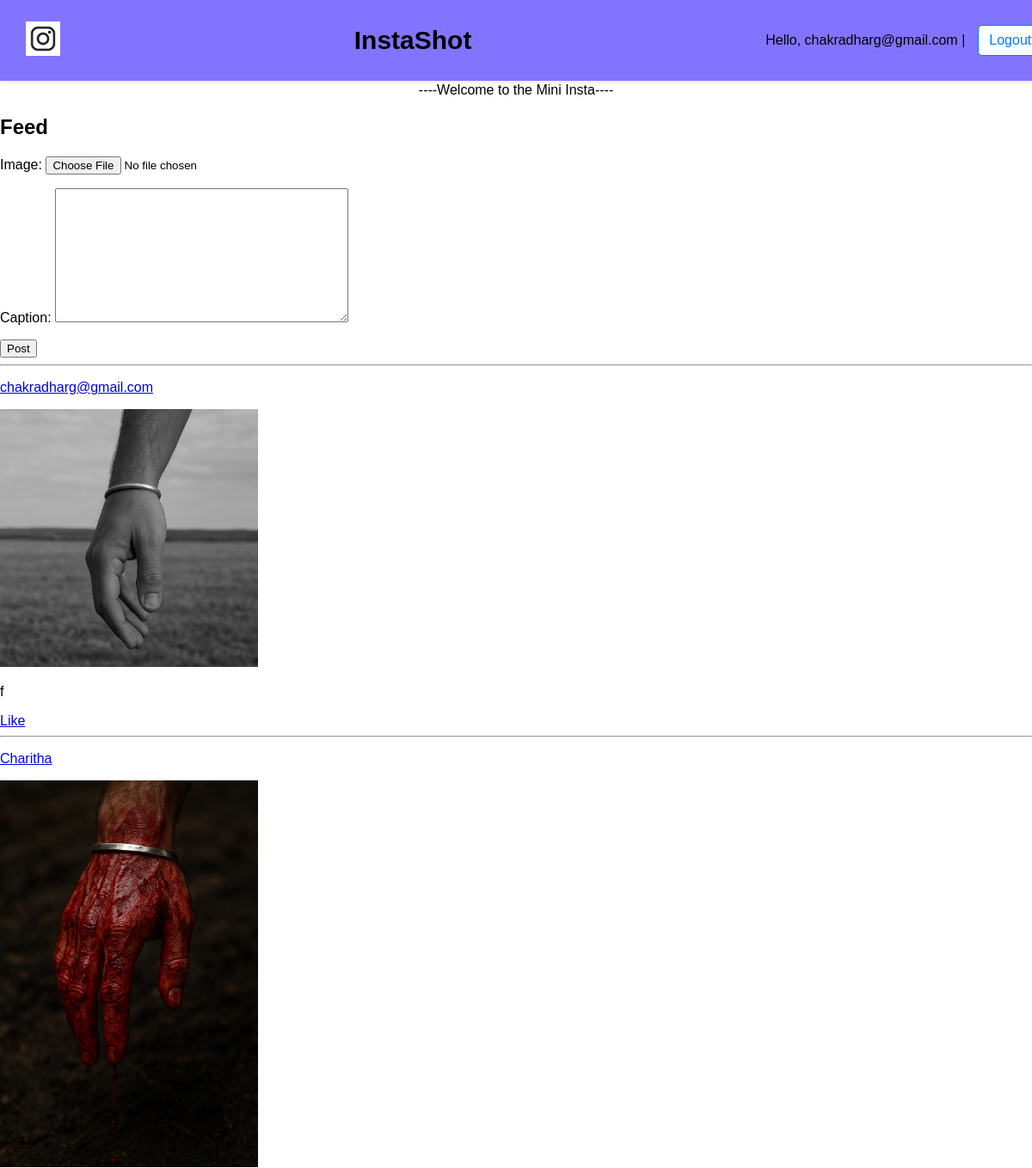
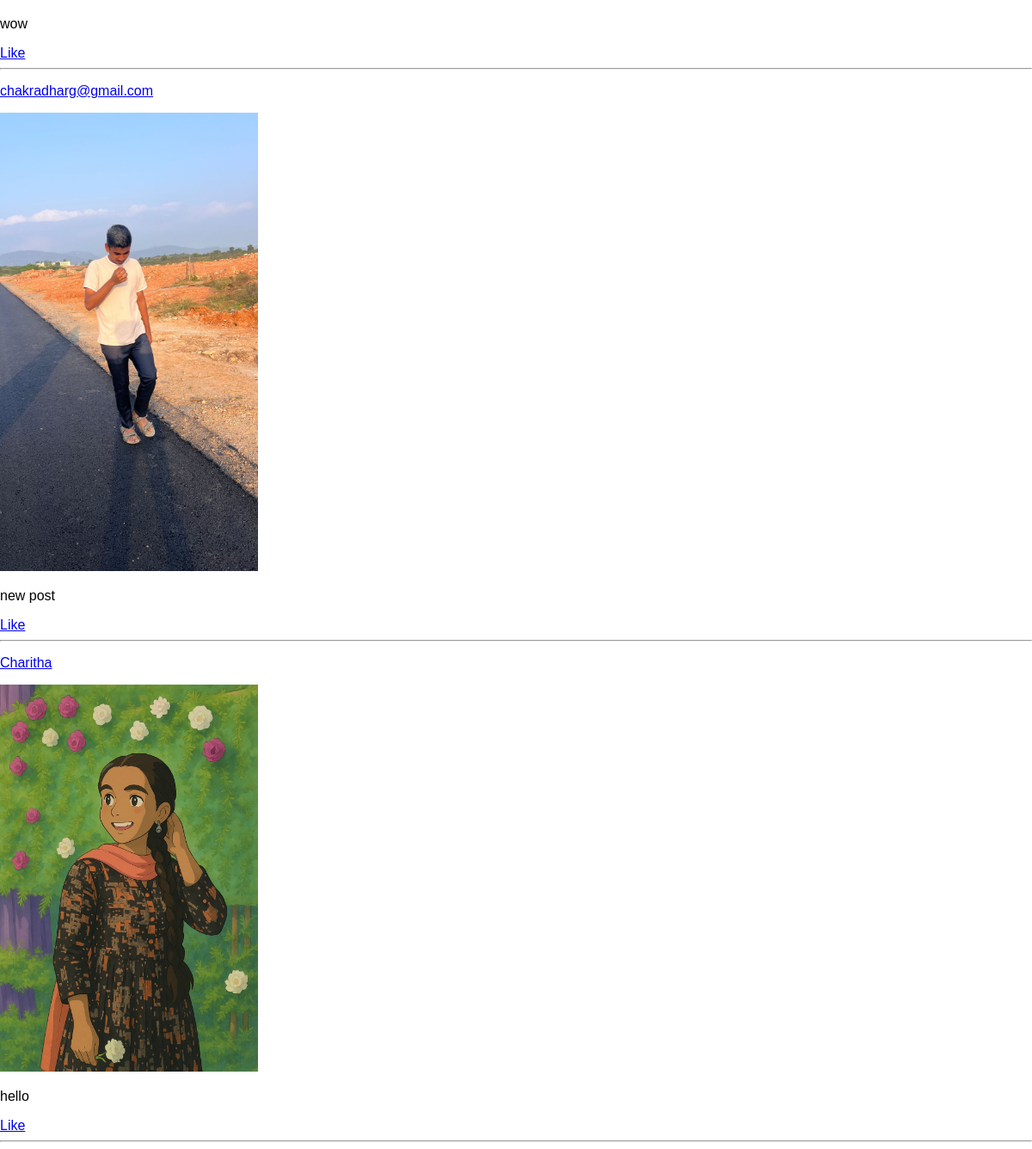
/index/ (signed in), run on the app's committed database (2 pictures, top to bottom).
### core/models.py (models this page shows, shortened)
class Post(models.Model):
    user = models.ForeignKey(User, on_delete=models.CASCADE)
    image = models.ImageField(upload_to='posts/')
    caption = models.TextField(blank=True)
    created = models.DateTimeField(auto_now_add=True)

### core/views.py (the view)
# urls.py: path('index/', views.index, name='index'),
@login_required
def index(request):
    posts = Post.objects.all().order_by('-created')
    form = PostForm(request.POST or None, request.FILES or None)
    if form.is_valid():
        post = form.save(commit=False)
        post.user = request.user
        post.save()
        return redirect('index')
    return render(request, 'index.html', {'posts': posts, 'form': form})

### core/forms.py
class PostForm(forms.ModelForm):
    class Meta:
        model = Post
        fields = ['image', 'caption']

### core/templates/index.html (shortened to what this page needs)
{% extends 'base.html' %}
{% block content %}
<h2>Feed</h2>
<form method="post" enctype="multipart/form-data">
    {{ form.as_p }}
    <button type="submit">Post</button>
</form>
<hr>
{% for post in posts %}
    <div>
        <p><a href="{% url 'profile' post.user.username %}">{{ post.user.username }}</a></p>
        <img src="{{ post.image.url }}" width="300"><br>
        <p>{{ post.caption }}</p>
        <a href="{% url 'like_post' post.id %}">Like</a>
    </div>
    <hr>
{% endfor %}
{% endblock %}

### core/templates/base.html (shortened to what this page needs)
{% load static %}
<!DOCTYPE html>
<html>
<head>
  <link rel="stylesheet" href="{% static 'css/styles.css' %}">
</head>
<body>
  <div class="header">
    <div class="logo">
      <img src="{% static 'images/logo.png' %}" alt="Logo">
    </div>
    <div class="welcome">
      <h2>InstaShot</h2>
    </div>
    <div class="auth-links">
      {% if user.is_authenticated %}
        Hello, {{ user.username }} |
        <a href="{% url 'logout' %}">Logouttttt</a>
      {% else %}
        <a href="{% url 'login' %}">Login</a>
        <a href="{% url 'signup' %}">Signuppp</a>
      {% endif %}
    </div>
  </div>
  <div class="main-content">
<p><center>----Welcome to the Mini Insta---- </center></p>
    {% block content %}
    {% endblock %}
  </div>
</body>
</html>

### core/static/css/styles.css (style rules this page uses)
body { margin: 0; font-family: Arial, sans-serif; }
.header { position: fixed; top: 0; width: 100%; background-color: #8374ff; display: flex; justify-content: space-between; align-items: center; padding: 12px 30px; box-shadow: 0 2px 5px rgba(0,0,0,0.1); z-index: 1000; height: 70px }
.logo img { height: 40px; }
.welcome { flex-grow: 1; text-align: center; font-size: 20px; font-weight: bold; }
.auth-links { display: flex; gap: 15px; align-items: center; }
.auth-links a { text-decoration: none; color: #007bff; font-weight: 500; padding: 8px 12px; border: 1px solid #007bff; border-radius: 5px; background-color: white; }
.main-content { padding-top: 80px; }

### data on the page
Post: user.username "chakradharg@gmail.com", image (picture), caption "f"
Post: user.username "Charitha", image (picture), caption "wow"
Post: user.username "chakradharg@gmail.com", image (picture), caption "new post"
Post: user.username "Charitha", image (picture), caption "hello"

### other printed values
{{ user.username }} "chakradharg@gmail.com"
